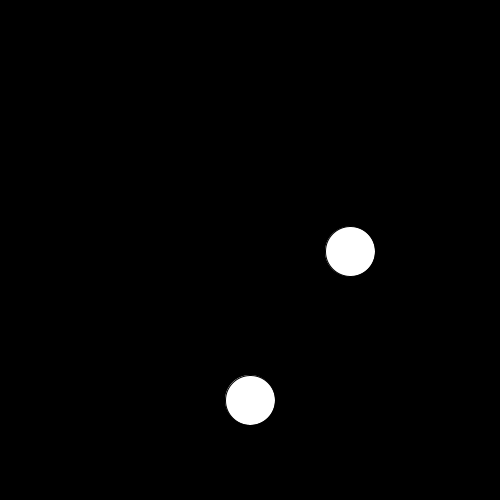
Frame 1 (no input)
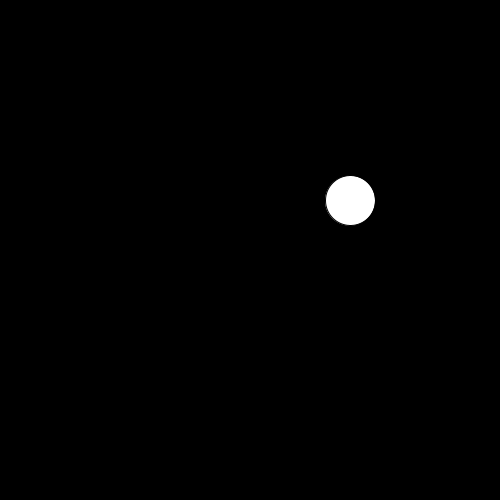
Frame 60 (the mouse pressed at the canvas centre just before this capture)
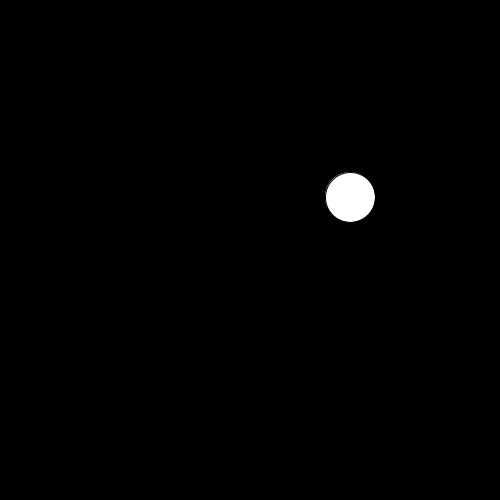
Frame 120 (the mouse held since frame 60 and released just before this capture)

The Processing sketch that drew these frames (run headless with seeded random() and noise(); from frame 60 on, the mouse is pressed at the canvas centre):

// Processing sketch: Asd
// ── Asd.pde
void setup()
{
  size(500,500);
}

  float yy = 250;
  float yyy = 250;

void draw()
{
  background(0);
  yy += random(-5,5);
  println(yy);
  ellipse(350,yy,50,50);
  yyy = lerp(yyy, yyy+30, 5);
  println(yyy);
  ellipse(250,yyy,50,50); //moves 10% closer to yyy every frame 
}
